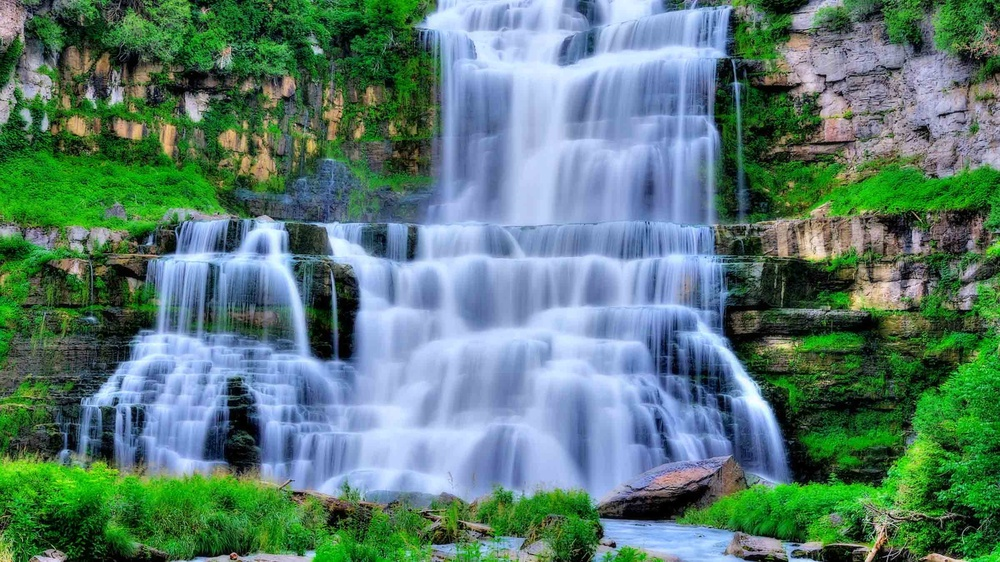
%> input picture SVD-EVD-and-Regression-master/Image Reconstruction using SVD, EVD/18_Rect.jpg, 1000 x 562 px, shrunk from 2400 x 1350 before the run
$ octave evd_rect.m   (GNU Octave 9; MATLAB toolbox functions it lacks are replaced by stand-ins)
%> lines starting %> are read from the running program, lines starting %| are printed output that depends on the picture; long printed decimals are rounded
### SVD-EVD-and-Regression-master/Image Reconstruction using SVD, EVD/frobeniusNorm.m
function n = frobeniusNorm( A,B )
%Calculates frobeniusNorm of matrix A & B.

diff = A - B;
sq = diff.*diff;
n = sqrt(sum(sum(sq)));

end

### SVD-EVD-and-Regression-master/Image Reconstruction using SVD, EVD/evd_rect.m
clc; clear all;

a = imread('18_Rect.jpg');
%> a is the input picture: size 562x1000x3 uint8; mean R, G, B 89.8, 124.3, 115.4
a = double(a(:,:,1));
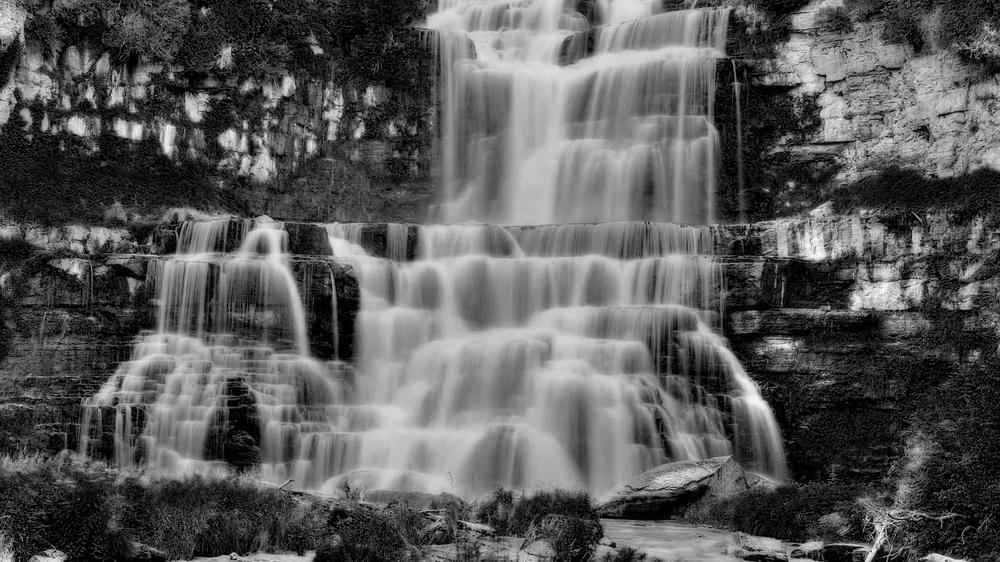
%> a: size 562x1000 double; min 0, max 255, mean 89.8

img = double(a*a');


[eigVector, eigVal] = eig(double(img));

sortedEigVal = diag(sort(diag(eigVal),'descend'));

[c, ind]=sort(diag(eigVal),'descend');
%> c = 562 values, max 5.22e+09 at index 1, min 2047.7 at index 562, mean 11684799.4; ind = 562 values, max 562 at index 1, min 1 at index 562, mean 281.5
sortedEigVector=eigVector(:,ind);

reconstructedImage = sortedEigVector*sortedEigVal*(inv(sortedEigVector));

forbeniusNormError = frobeniusNorm(reconstructedImage,double(img));
%> in frobeniusNorm, `n = sqrt(sum(sum(sq)));`: n = 0.000163
%> forbeniusNormError = 0.000163
fprintf('frobenius Norm on reconstructed image with original image %f \n',forbeniusNormError);
%| frobenius Norm on reconstructed image with original image 0.000163

% To reconstruct A from A*A' we multiply Right Psuedo Inverse of A'
%that is inv(A*A')*A
newa = reconstructedImage*inv(a*a')*a;
forbeniusNormError = frobeniusNorm(a,double(newa));
%> in frobeniusNorm (call 2), `diff = A - B;`:
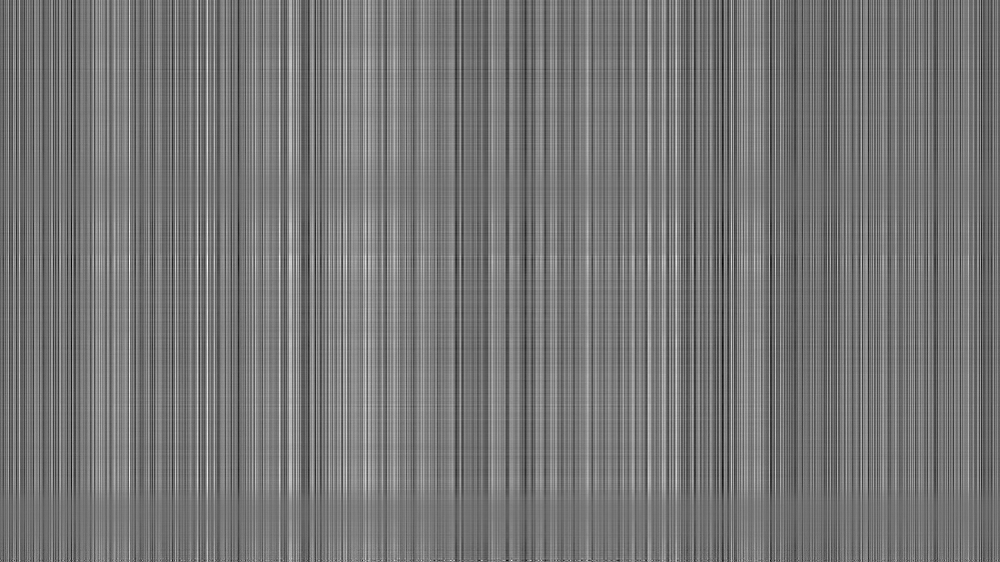
%> diff: size 562x1000 double; min -6.23e-09, max 7.85e-09, mean 3.26e-10; drawn with min black and max white
%> in frobeniusNorm (call 2), `sq = diff.*diff;`:
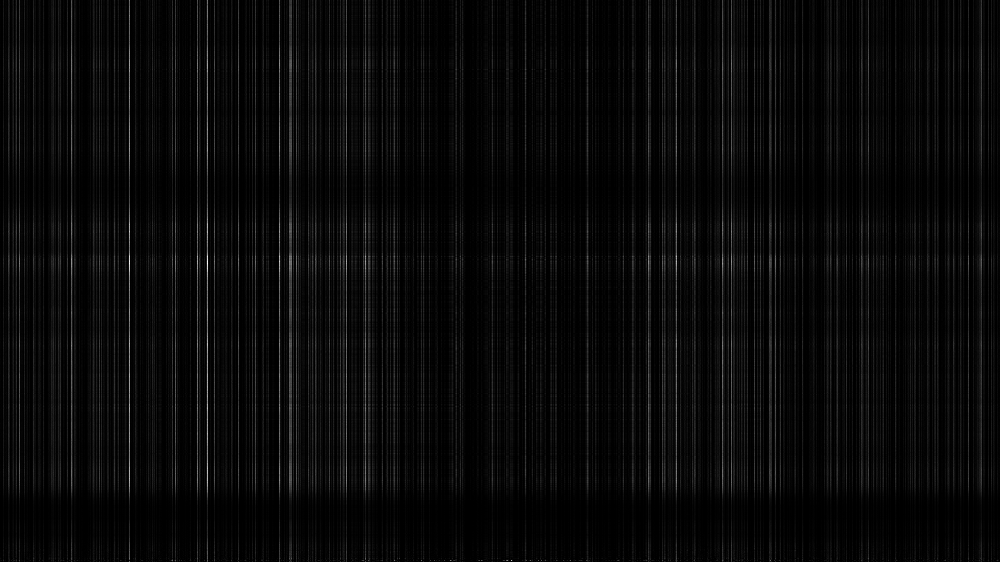
%> sq: size 562x1000 double; min 0, max 6.16e-17, mean 2.26e-18; drawn with min black and max white
%> in frobeniusNorm (call 2), `n = sqrt(sum(sum(sq)));`: n = 1.13e-06
%> forbeniusNormError = 1.13e-06
fprintf('frobenius Norm on reconstructed image with original image %f \n',forbeniusNormError);
%| frobenius Norm on reconstructed image with original image 1e-06
imshow(uint8(newa))

$ run again, with SVD-EVD-and-Regression-master/Image Reconstruction using SVD, EVD/18_Square.jpg copied over SVD-EVD-and-Regression-master/Image Reconstruction using SVD, EVD/18_Rect.jpg
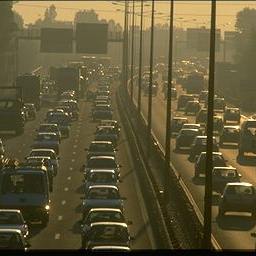
%> input picture SVD-EVD-and-Regression-master/Image Reconstruction using SVD, EVD/18_Square.jpg, 256 x 256 px
%> a is the input picture: size 256x256x3 uint8; mean R, G, B 97.7, 88.5, 55
%> a: size 256x256 double
%> `img = double(a*a');`:
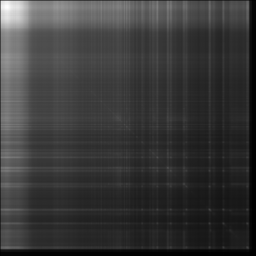
%> img: size 256x256 double; min 4890, max 11007316, mean 2480521.5; drawn with min black and max white
%> c = 256 values, max 724277820.9 at index 1, min 0.000185 at index 256, mean 3031245.3; ind = 256 values, max 256 at index 1, min 1 at index 256, mean 128.5
%> n = 8.88e-06
%| frobenius Norm on reconstructed image with original image 9e-06
%> in frobeniusNorm (call 2), `sq = diff.*diff;`:
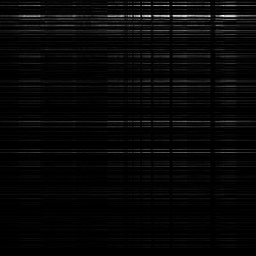
%> sq: size 256x256 double; min 3.66e-18, max 4.66e-07, mean 1.44e-08; drawn with min black and max white
%> n = 0.0307
%| frobenius Norm on reconstructed image with original image 0.03072
